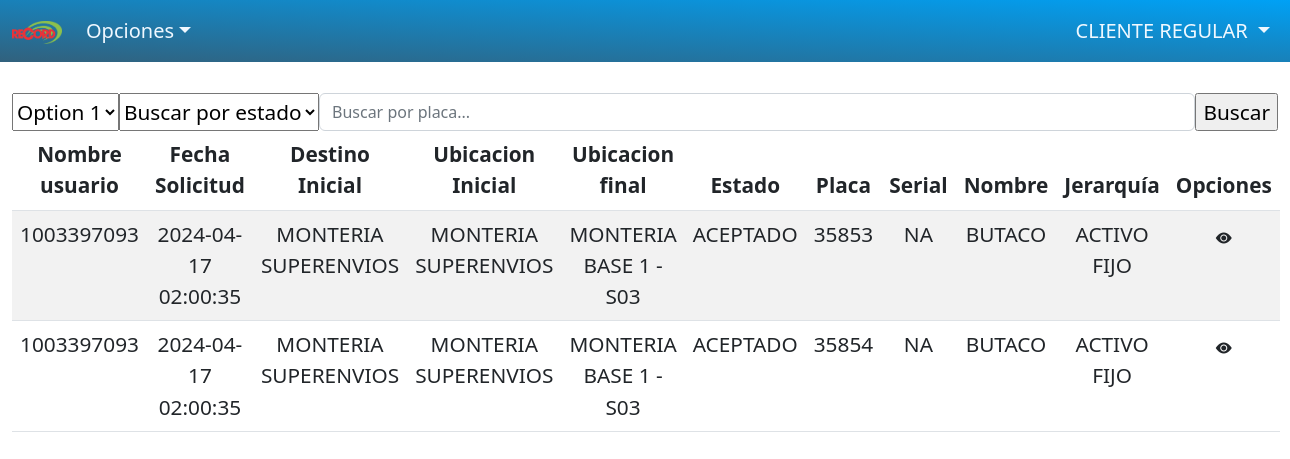
The page /cliente/traslados/activos_recibidos.php (signed in) on the database its author committed.
### tables this page shows
CREATE TABLE `activos_solicitud` (
  `id` int NOT NULL,
  `id_solicitud` int DEFAULT NULL,
  `id_activo` int NOT NULL,
  `ubicacion_inicial` int DEFAULT NULL,
  `destino_inicial` int DEFAULT NULL,
  `estado` int DEFAULT '3',
  `id_usuario_destino` int NOT NULL,
  `fecha_creacion` timestamp NULL DEFAULT CURRENT_TIMESTAMP
);

CREATE TABLE `solicitudes_transferencia` (
  `id` int NOT NULL,
  `usuario_origen` int NOT NULL,
  `usuario_destino` int NOT NULL,
  `zona` int DEFAULT NULL,
  `centro_costo` int NOT NULL,
  `destino` int NOT NULL,
  `ubicacion` int NOT NULL,
  `fecha_solicitud` timestamp NULL DEFAULT CURRENT_TIMESTAMP,
  `estado` int NOT NULL DEFAULT '3'
);

CREATE TABLE `destino` (
  `desti_id` int NOT NULL,
  `nombre_destino` varchar(60) DEFAULT NULL,
  `fk_idcentrocosto` int DEFAULT NULL,
  `fk_pais` int DEFAULT NULL,
  `fk_departamento` int DEFAULT NULL,
  `fk_ciudad` int DEFAULT NULL,
  `estado` int DEFAULT NULL
);

CREATE TABLE `ubicacion` (
  `ubica_id` int NOT NULL,
  `nombre_ubicacion` varchar(1000) DEFAULT NULL,
  `fk_desti_id` int DEFAULT NULL,
  `fk_pais` int DEFAULT NULL,
  `fk_departamento` int DEFAULT NULL,
  `fk_ciudad` int DEFAULT NULL,
  `estado` int DEFAULT NULL
);

CREATE TABLE `estadotraslado` (
  `id` int NOT NULL,
  `nombre` varchar(15) NOT NULL
);

CREATE TABLE `activos_fijos` (
  `id` int NOT NULL,
  `num_placa_activo` int NOT NULL,
  `serial_activo` varchar(45) NOT NULL,
  `nombre_producto` int NOT NULL,
  `fk_desti_id` int NOT NULL,
  `fk_ubica_id` int NOT NULL,
  `fk_cedula` int NOT NULL,
  `fk_idtipoactivos` int NOT NULL,
  `estado` int NOT NULL,
  `fk_idprovedor` int NOT NULL,
  `fecha_activo` varchar(45) NOT NULL,
  `num_factura_activo` varchar(45) NOT NULL,
  `precio_activo` varchar(45) NOT NULL,
  `fk_idmarcas` int NOT NULL,
  `activofijo_repuesto` int DEFAULT NULL,
  `fk_idcentrocosto` int NOT NULL,
  `fk_idjerarquiactivo` int NOT NULL,
  `fk_idzona` int NOT NULL
);

CREATE TABLE `producto` (
  `id` int NOT NULL,
  `nombre_producto` varchar(255) NOT NULL,
  `estado` int DEFAULT NULL
);

CREATE TABLE `jerarquiactivo` (
  `idjerarquiactivo` int NOT NULL,
  `nombre_jerarquiactivo` varchar(45) DEFAULT NULL
);

### cliente/usuarios/nombre_usuarios.php (called while the page is built, shortened)
<?php
if (isset($_SESSION["usuario"]) && !empty($_SESSION["usuario"]) && !empty($_SESSION["nombres"]) && !empty($_SESSION["apellidos"]) && !empty($_SESSION["identificacion"])
&& !empty($_SESSION["fk_idzona"])) {
    $identificacion = $_SESSION["identificacion"];
} else {
    header("Location: ../login.php");
    exit();
}
?>

### cliente/traslados/activos_recibidos.php (the view, shortened to what this page needs)
<?php
 include '../../database/db.php';
 include_once "../usuarios/nombre_usuarios.php";
 $sql = "SELECT pr.nombre_producto AS nombre_producto, ae.estado, et.nombre AS nombre_estado, ae.id_activo, st.id,
 usu.nombres AS usuario_destino, st.centro_costo, st.destino, ubi.nombre_ubicacion AS nombre_ubicacion_final,
 st.fecha_solicitud, ds.nombre_destino AS nombre_destino_inicial, ub.nombre_ubicacion AS nombre_ubicacion_inicial,
 af.serial_activo, jr.nombre_jerarquiactivo AS nombre_jerarquiactivo, st.usuario_destino, st.destino, st.ubicacion, jr.idjerarquiactivo,
 af.fk_idmarcas, af.nombre_producto AS idproducto
 FROM activos_solicitud ae
 JOIN activos_fijos af ON ae.id_activo = af.num_placa_activo
 JOIN solicitudes_transferencia st ON ae.id_solicitud = st.id
 LEFT JOIN usuarios usu ON st.usuario_origen = usu.identificacion
 LEFT JOIN destino ds ON ae.destino_inicial = ds.desti_id
 LEFT JOIN ubicacion ub ON ae.ubicacion_inicial = ub.ubica_id
 LEFT JOIN ubicacion ubi ON st.ubicacion = ubi.ubica_id
 LEFT JOIN estadotraslado et ON ae.estado = et.id
 LEFT JOIN producto pr ON af.nombre_producto = pr.id
 LEFT JOIN jerarquiactivo jr ON af.fk_idjerarquiactivo = jr.idjerarquiactivo
 WHERE ae.id_usuario_destino = $identificacion";
    $result = $conexion->query($sql);
?>
<!DOCTYPE html>
<html lang="en">
<head>
    <link rel="stylesheet" href="https://cdn.jsdelivr.net/npm/bootstrap@5.2.3/dist/css/bootstrap.min.css">
    <link rel="stylesheet" href="../../css/activos.css">
    <link rel="stylesheet" href="https://cdn.jsdelivr.net/npm/bootstrap-icons@1.11.3/font/bootstrap-icons.min.css">
    <link href="https://unpkg.com/slim-select@latest/dist/slimselect.css" rel="stylesheet">
    <link rel="stylesheet" href="https://cdn.jsdelivr.net/npm/bootstrap-icons@1.11.3/font/bootstrap-icons.min.css">
</head>
<body>
    <?php
    include('headerSolicitudes.php');
    ?>
    <br>
    <div class="container">
        <form class="d-flex" action="" accept-charset="UTF-8" method="get">
            <select id="selectElement">
                <option>Option 1</option>
            </select>
            <select name="state_id" id="state_id">
                <option value="">Buscar por estado</option>
            </select>
            <input type="text" name="plate" id="plate" placeholder="Buscar por placa..." class="form-control">
            <input type="submit" name="commit" value="Buscar" data-disable-with="Buscar">
        </form>
        <?php if ($result->num_rows > 0): ?>
        <table class="bigtable table table-striped table-hover">
            <thead>
                <tr id="encabezados">
                    <th>Nombre usuario</th>
                    <th>Fecha Solicitud</th>
                    <th>Destino Inicial</th>
                    <th>Ubicacion Inicial</th>
                    <th>Ubicacion final</th>
                    <th>Estado</th>
                    <th>Placa</th>
                    <th>Serial</th>
                    <th>Nombre</th>
                    <th>Jerarquía</th>
                    <th>Opciones</th>
                </tr>
            </thead>
            <tbody id="tabla-aceptados">
                <?php while ($row = $result->fetch_assoc()): ?>
                <tr data-estado="2">
                    <td><?= $row['usuario_destino'] ?></td>
                    <td><?= $row['fecha_solicitud'] ?></td>
                    <td><?= $row['nombre_destino_inicial'] ?></td>
                    <td><?= $row['nombre_ubicacion_inicial'] ?></td>
                    <td><?= $row['nombre_ubicacion_final'] ?></td>
                    <td><?= $row['nombre_estado'] ?></td>
                    <td><?= $row['id_activo'] ?></td>
                    <td><?= $row['serial_activo'] ?></td>
                    <td><?= $row['nombre_producto'] ?></td>
                    <td><?= $row['nombre_jerarquiactivo'] ?></td>
                    <td>
                        <a class="bi bi-eye-fill btn text-dark"
                            href="aceptar_o_rechazar_activos.php?id_solicitud=<?= $row['id'] ?>&id_activo=<?= $row['id_activo'] ?>
                            &usuario_destino=<?= $row['usuario_destino'] ?>&destino=<?= $row['destino'] ?>&ubicacion=<?= $row['ubicacion'] ?>
                            &tipoactivo=<?= $row['idjerarquiactivo'] ?>&marca=<?= $row['fk_idmarcas'] ?>&producto=<?= $row['idproducto'] ?>"></a>
                    </td>
                </tr>
                <?php endwhile; ?>
            </tbody>
        </table>
        <?php else: ?>
        <p>No hay activos Recibidos.</p>
        <?php endif; ?>
    </div>
</body>
</html>

### css/activos.css (style rules this page uses)
body { height: 100%; margin: 0; font-size: 1.3rem; font-weight: 200; line-height: 1.5; color: #212529; background-color: #fff; -webkit-text-size-adjust: 100%; -webkit-tap-highlight-color: rgba(0, 0, 0, 0); background-image: url(../complemento/imagen/fondoweb.jpg); background-size: cover; background-repeat: no-repeat; background-attachment: fixed; }
.container, .container-fluid, .container-xxl, .container-xl, .container-lg, .container-md, .container-sm { --bs-gutter-x: 1.5rem; --bs-gutter-y: 0; width: 100%; padding-right: calc(var(--bs-gutter-x)* 0.5); padding-left: calc(var(--bs-gutter-x)* 0.5); margin-right: auto; margin-left: auto; }
.container-lg, .container-md, .container-sm, .container { max-width: 1300px; }
.container-md, .container-sm, .container { max-width: 960px; }
.container-sm, .container { max-width: 1300px; }
.d-flex { display: flex !important; }
.btn { --bs-btn-padding-x: 0.75rem; --bs-btn-padding-y: 0.375rem; --bs-btn-font-family: ; --bs-btn-font-size: 1rem; --bs-btn-font-weight: 400; --bs-btn-line-height: 1.5; --bs-btn-color: #ffffff; --bs-btn-bg: transparent; --bs-btn-border-width: 1px; --bs-btn-border-color: transparent; --bs-btn-border-radius: 0.375rem; --bs-btn-box-shadow: inset 0 1px 0 rgba(255, 255, 255, 0.15), 0 1px 1px rgba(0, 0, 0, 0.075); --bs-btn-disabled-opacity: 0.65; --bs-btn-focus-box-shadow: 0 0 0 0.25rem rgba(var(--bs-btn-focus-shadow-rgb), .5); display: inline-block; padding: var(--bs-btn-padding-y) var(--bs-btn-padding-x); font-family: var(--bs-btn-font-family); font-size: var(--bs-btn-font-size); font-weight: var(--bs-btn-font-weight); line-height: var(--bs-btn-line-height); color: var(--bs-btn-color); text-align: center; text-decoration: none; vertical-align: middle; cursor: pointer; user-select: none; border: var(--bs-btn-border-width) solid var(--bs-btn-border-color); border-radius: var(--bs-btn-border-radius); background-color: var(--bs-btn-bg); transition: color 0.15s ease-in-out, background-color 0.15s ease-in-out, border-color 0.15s ease-in-out, box-shadow 0.15s ease-in-out; }
.table { --bs-table-color: var(--bs-body-color); --bs-table-bg: transparent; --bs-table-border-color: var(--bs-border-color); --bs-table-accent-bg: transparent; --bs-table-striped-color: var(--bs-body-color); --bs-table-striped-bg: rgba(0, 0, 0, 0.05); --bs-table-active-color: var(--bs-body-color); --bs-table-active-bg: rgba(0, 0, 0, 0.1); --bs-table-hover-color: var(--bs-body-color); --bs-table-hover-bg: rgba(0, 0, 0, 0.075); width: 100%; margin-bottom: 1rem; color: var(--bs-table-color); vertical-align: top; border-color: var(--bs-table-border-color); text-align: center; }
.table > tbody { vertical-align: inherit; }
thead, tbody, tfoot, tr, td, th { border-color: inherit; border-style: solid; border-width: 0; }
.text-dark { --bs-text-opacity: 1; color: rgba(var(--bs-dark-rgb), var(--bs-text-opacity)) !important; }
.table > :not(caption) > * > * { padding: 0.5rem 0.5rem; background-color: var(--bs-table-bg); border-bottom-width: 1px; box-shadow: inset 0 0 0 9999px var(--bs-table-accent-bg); }
*, *::before, *::after { box-sizing: border-box; }

### rows shown on the page
activos_solicitud: id_solicitud.usuario_destino "1003397093", id_solicitud.fecha_solicitud "2024-04-17 02:00:35", destino_inicial.nombre_destino "MONTERIA SUPERENVIOS", ubicacion_inicial.nombre_ubicacion "MONTERIA SUPERENVIOS", ubicacion.nombre_ubicacion "MONTERIA BASE 1 - S03", estado.nombre "ACEPTADO", id_activo "35853", activos_fijos.serial_activo "NA", producto.nombre_producto "BUTACO", jerarquiactivo.nombre_jerarquiactivo "ACTIVO FIJO"
activos_solicitud: id_solicitud.usuario_destino "1003397093", id_solicitud.fecha_solicitud "2024-04-17 02:00:35", destino_inicial.nombre_destino "MONTERIA SUPERENVIOS", ubicacion_inicial.nombre_ubicacion "MONTERIA SUPERENVIOS", ubicacion.nombre_ubicacion "MONTERIA BASE 1 - S03", estado.nombre "ACEPTADO", id_activo "35854", activos_fijos.serial_activo "NA", producto.nombre_producto "BUTACO", jerarquiactivo.nombre_jerarquiactivo "ACTIVO FIJO"

### other values the page prints
$n_usuario "CLIENTE"
$apellidos "REGULAR"
